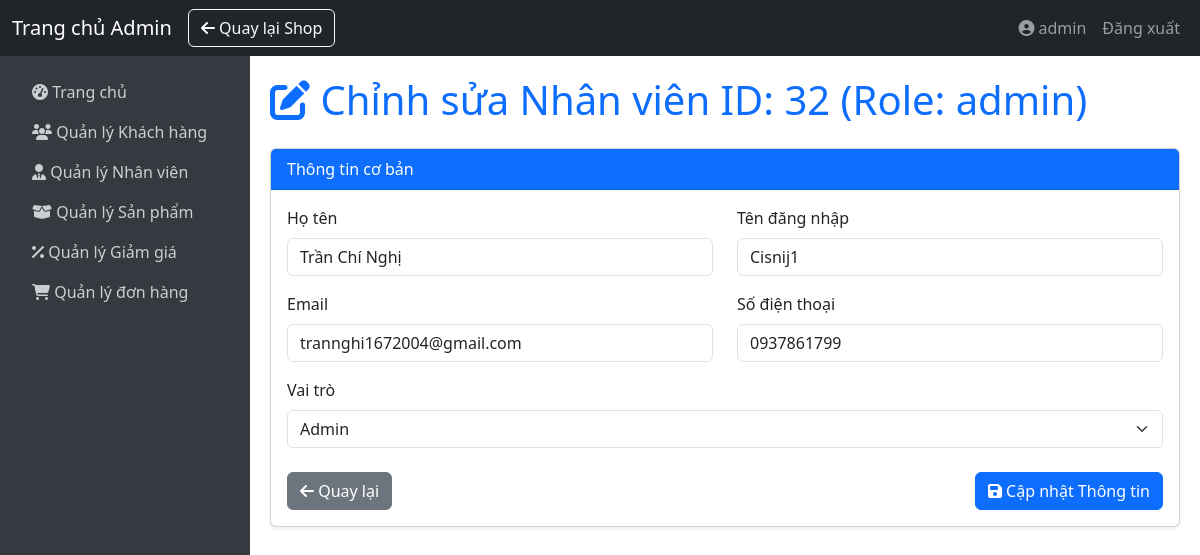
The page /index.php?action=admin/staff/edit&id=32 (signed in) on the database its author committed.
### tables this page shows
CREATE TABLE `users` (
  `id` int(11) NOT NULL,
  `fullname` varchar(32) NOT NULL,
  `username` varchar(50) NOT NULL,
  `password` varchar(255) NOT NULL,
  `email` varchar(100) NOT NULL,
  `phone` varchar(15) NOT NULL,
  `total_spent` decimal(15,2) NOT NULL DEFAULT 0.00,
  `role` enum('admin','user') NOT NULL DEFAULT 'user',
  `status` tinyint(1) NOT NULL DEFAULT 0,
  `level` enum('Diamond','Gold','Silver','Common') NOT NULL DEFAULT 'Common',
  `created_at` timestamp NOT NULL DEFAULT current_timestamp(),
  `updated_at` timestamp NOT NULL DEFAULT current_timestamp() ON UPDATE current_timestamp()
);

### controller/admin/StaffAdminController.php (called while the page is built, shortened)
<?php
require_once __DIR__ . "/../../model/User.php";
class StaffAdminController {
    private User $userModel;
    public function __construct(User $userModel) {
        $this->userModel = $userModel;
    }
    public function editStaff(): void {
        $id = (int)($_GET['id'] ?? 0);
        $user = $this->userModel->getById($id);
        include __DIR__ . "/../../view/admin/staffEdit.php";
    }
}

### model/User.php (called while the page is built, shortened)
<?php
class User {
    private PDO $pdo;
    public function __construct(PDO $pdo) {
        $this->pdo = $pdo;
    }
    public function getById(int $id): ?array {
        $stmt = $this->pdo->prepare("SELECT * FROM users WHERE id = ? LIMIT 1");
        $stmt->execute([$id]);
        $user = $stmt->fetch();
        return $user ? $user : null;
    }
}

### view/admin/staffEdit.php (the view, shortened to what this page needs)
<?php
include __DIR__ . "/components/header.php";
include __DIR__ . "/components/navbar.php";
include __DIR__ . "/components/sidebar.php";
?>
    <div class="main-content">
        <h1 class="mb-4 text-primary">
            <i class="fa-solid fa-edit"></i> Chỉnh sửa Nhân viên ID: <?= htmlspecialchars($user['id']) ?> (Role: <?= htmlspecialchars($user['role'] ?? 'N/A') ?>)
        </h1>
        <div class="card shadow-sm">
            <div class="card-header bg-primary text-white">
                Thông tin cơ bản
            </div>
            <div class="card-body">
                <form action="/php-pj/index.php?action=admin/staff/update" method="POST">
                    <div class="row">
                        <div class="col-md-6 mb-3">
                            <label for="fullname" class="form-label">Họ tên</label>
                            <input type="text" class="form-control" id="fullname" name="fullname"
                                value="<?= htmlspecialchars($user['fullname'] ?? '') ?>" required>
                        </div>
                        <div class="col-md-6 mb-3">
                            <label for="username" class="form-label">Tên đăng nhập</label>
                            <input type="text" class="form-control" id="username" name="username"
                                value="<?= htmlspecialchars($user['username'] ?? '') ?>" required>
                        </div>
                    </div>
                    <div class="row">
                        <div class="col-md-6 mb-3">
                            <label for="email" class="form-label">Email</label>
                            <input type="email" class="form-control" id="email" name="email"
                                value="<?= htmlspecialchars($user['email'] ?? '') ?>">
                        </div>
                        <div class="col-md-6 mb-3">
                            <label for="phone" class="form-label">Số điện thoại</label>
                            <input type="text" class="form-control" id="phone" name="phone"
                                value="<?= htmlspecialchars($user['phone'] ?? '') ?>">
                        </div>
                    </div>
                    <div class="mb-3">
                        <label for="role" class="form-label">Vai trò</label>
                        <select class="form-select" id="role" name="role" required>
                            <?php $currentRole = $user['role'] ?? 'user';?>
                            <option value="admin" <?= $currentRole === 'admin' ? 'selected' : '' ?>>
                                Admin
                            </option>
                        </select>
                    </div>
                    <div class="d-flex justify-content-between mt-4">
                        <a href="/php-pj/index.php?action=admin/staff" class="btn btn-secondary">
                            <i class="fa-solid fa-arrow-left"></i> Quay lại
                        </a>
                        <button type="submit" class="btn btn-primary">
                            <i class="fa-solid fa-save"></i> Cập nhật Thông tin
                        </button>
                    </div>
                </form>
            </div>
        </div>
    </div>
</div>
</body>
</html>

### view/admin/components/header.php (style rules this page uses)
body { min-height: 100vh; display: flex; flex-direction: column; }
.main-content { flex: 1; padding: 20px; }

### rows shown on the page
users: id "32", role "admin", fullname "Trần Chí Nghị", username "Cisnij1", email "trannghi1672004@gmail.com", phone "0937861799", role "Admin"

### other values the page prints
$_SESSION['user']['username'] "admin"
